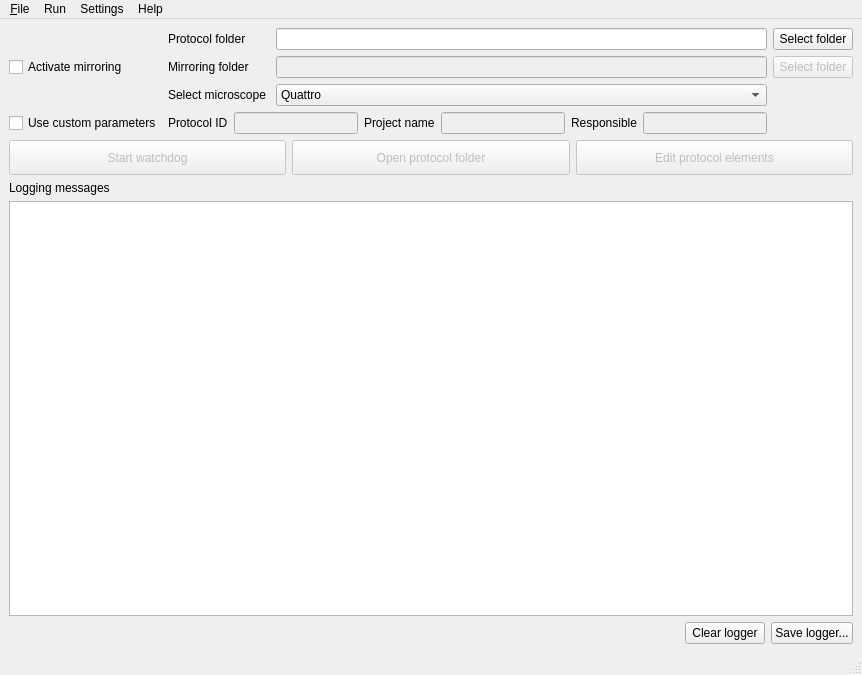
<?xml version="1.0" encoding="UTF-8"?>
<ui version="4.0">
 <author>Antonio Bulgheroni</author>
 <class>MainWindow</class>
 <widget class="QMainWindow" name="MainWindow">
  <property name="geometry">
   <rect>
    <x>0</x>
    <y>0</y>
    <width>862</width>
    <height>675</height>
   </rect>
  </property>
  <property name="windowTitle">
   <string>Autologbook GUI</string>
  </property>
  <property name="windowIcon">
   <iconset resource="resource.qrc">
    <normaloff>:/resources/icons8-logbook-64.png</normaloff>:/resources/icons8-logbook-64.png</iconset>
  </property>
  <widget class="QWidget" name="centralwidget">
   <layout class="QVBoxLayout" name="verticalLayout_4">
    <item>
     <layout class="QVBoxLayout" name="verticalLayout_3">
      <item>
       <layout class="QGridLayout" name="gridLayout">
        <item row="0" column="1">
         <widget class="QLabel" name="label">
          <property name="text">
           <string>Protocol folder</string>
          </property>
          <property name="buddy">
           <cstring>protocol_folder_text</cstring>
          </property>
         </widget>
        </item>
        <item row="0" column="2">
         <widget class="QLineEdit" name="protocol_folder_text">
          <property name="sizePolicy">
           <sizepolicy hsizetype="Expanding" vsizetype="Fixed">
            <horstretch>0</horstretch>
            <verstretch>0</verstretch>
           </sizepolicy>
          </property>
          <property name="minimumSize">
           <size>
            <width>400</width>
            <height>0</height>
           </size>
          </property>
         </widget>
        </item>
        <item row="0" column="3">
         <widget class="QPushButton" name="select_protocol_folder">
          <property name="toolTip">
           <string>&lt;html&gt;&lt;head/&gt;&lt;body&gt;&lt;p&gt;&lt;span style=&quot; font-weight:600;&quot;&gt;Click here to select a folder to be monitored. &lt;/span&gt;&lt;/p&gt;&lt;p&gt;It is recommended to name this folder as ProtocolID-Project-Responsible as, for example, 2204123-RADCAS-Bulgheroni&lt;/p&gt;&lt;/body&gt;&lt;/html&gt;</string>
          </property>
          <property name="text">
           <string>Select folder</string>
          </property>
          <property name="icon">
           <iconset resource="resource.qrc">
            <normaloff>:/resources/icons8-pictures-folder-30.png</normaloff>:/resources/icons8-pictures-folder-30.png</iconset>
          </property>
         </widget>
        </item>
        <item row="1" column="0">
         <widget class="QCheckBox" name="mirror_checkBox">
          <property name="toolTip">
           <string>&lt;html&gt;&lt;head/&gt;&lt;body&gt;&lt;p&gt;Activating the mirroring will start the automatic copy of all files present in the protocol folder to the mirroring folder.&lt;/p&gt;&lt;/body&gt;&lt;/html&gt;</string>
          </property>
          <property name="layoutDirection">
           <enum>Qt::LeftToRight</enum>
          </property>
          <property name="text">
           <string>Activate mirroring</string>
          </property>
         </widget>
        </item>
        <item row="1" column="1">
         <widget class="QLabel" name="label_2">
          <property name="text">
           <string>Mirroring folder</string>
          </property>
          <property name="buddy">
           <cstring>mirroring_folder_text</cstring>
          </property>
         </widget>
        </item>
        <item row="1" column="2">
         <widget class="QLineEdit" name="mirroring_folder_text">
          <property name="enabled">
           <bool>false</bool>
          </property>
          <property name="sizePolicy">
           <sizepolicy hsizetype="Expanding" vsizetype="Fixed">
            <horstretch>0</horstretch>
            <verstretch>0</verstretch>
           </sizepolicy>
          </property>
          <property name="minimumSize">
           <size>
            <width>400</width>
            <height>0</height>
           </size>
          </property>
         </widget>
        </item>
        <item row="1" column="3">
         <widget class="QPushButton" name="select_mirroring_folder">
          <property name="enabled">
           <bool>false</bool>
          </property>
          <property name="toolTip">
           <string>&lt;html&gt;&lt;head/&gt;&lt;body&gt;&lt;p&gt;&lt;span style=&quot; font-weight:600;&quot;&gt;Select a mirroring folder&lt;/span&gt;&lt;/p&gt;&lt;p&gt;&lt;br/&gt;&lt;/p&gt;&lt;p&gt;This folder &lt;span style=&quot; font-weight:600;&quot;&gt;must &lt;/span&gt;have be named as ProtocolID-Project-Responsible and must be on R:\A226\Results. If not, the watchdog won't be able to start.&lt;/p&gt;&lt;/body&gt;&lt;/html&gt;</string>
          </property>
          <property name="text">
           <string>Select folder</string>
          </property>
          <property name="icon">
           <iconset resource="resource.qrc">
            <normaloff>:/resources/icons8-internet-folder-30.png</normaloff>:/resources/icons8-internet-folder-30.png</iconset>
          </property>
         </widget>
        </item>
        <item row="2" column="1">
         <widget class="QLabel" name="label_3">
          <property name="layoutDirection">
           <enum>Qt::LeftToRight</enum>
          </property>
          <property name="text">
           <string>Select microscope </string>
          </property>
          <property name="buddy">
           <cstring>select_microscope_comboBox</cstring>
          </property>
         </widget>
        </item>
        <item row="2" column="2">
         <widget class="QComboBox" name="select_microscope_comboBox">
          <property name="sizePolicy">
           <sizepolicy hsizetype="Expanding" vsizetype="Fixed">
            <horstretch>0</horstretch>
            <verstretch>0</verstretch>
           </sizepolicy>
          </property>
          <property name="minimumSize">
           <size>
            <width>400</width>
            <height>0</height>
           </size>
          </property>
          <property name="toolTip">
           <string>&lt;html&gt;&lt;head/&gt;&lt;body&gt;&lt;p&gt;&lt;span style=&quot; font-weight:600;&quot;&gt;Select the microscope as appropriate.&lt;/span&gt;&lt;/p&gt;&lt;/body&gt;&lt;/html&gt;</string>
          </property>
          <property name="layoutDirection">
           <enum>Qt::LeftToRight</enum>
          </property>
          <item>
           <property name="text">
            <string extracomment="FEI Thermofisher Quattro SEM">Quattro</string>
           </property>
          </item>
          <item>
           <property name="text">
            <string extracomment="FEI Thermofisher Versa 3D FIB">Versa</string>
           </property>
          </item>
          <item>
           <property name="text">
            <string extracomment="Philips XL40">XL40</string>
           </property>
          </item>
          <item>
           <property name="text">
            <string extracomment="Vega">Vega</string>
           </property>
          </item>
         </widget>
        </item>
        <item row="3" column="0">
         <widget class="QCheckBox" name="custom_ownership_checkbox">
          <property name="text">
           <string>Use custom parameters</string>
          </property>
         </widget>
        </item>
        <item row="3" column="1" colspan="2">
         <layout class="QHBoxLayout" name="horizontalLayout_3">
          <item>
           <widget class="QLabel" name="label_5">
            <property name="text">
             <string>Protocol ID</string>
            </property>
            <property name="buddy">
             <cstring>projectID_field</cstring>
            </property>
           </widget>
          </item>
          <item>
           <widget class="QLineEdit" name="projectID_field">
            <property name="enabled">
             <bool>false</bool>
            </property>
           </widget>
          </item>
          <item>
           <widget class="QLabel" name="label_6">
            <property name="text">
             <string>Project name</string>
            </property>
            <property name="buddy">
             <cstring>project_name_field</cstring>
            </property>
           </widget>
          </item>
          <item>
           <widget class="QLineEdit" name="project_name_field">
            <property name="enabled">
             <bool>false</bool>
            </property>
           </widget>
          </item>
          <item>
           <widget class="QLabel" name="label_7">
            <property name="text">
             <string>Responsible</string>
            </property>
            <property name="buddy">
             <cstring>responsible_field</cstring>
            </property>
           </widget>
          </item>
          <item>
           <widget class="QLineEdit" name="responsible_field">
            <property name="enabled">
             <bool>false</bool>
            </property>
           </widget>
          </item>
         </layout>
        </item>
       </layout>
      </item>
      <item>
       <layout class="QVBoxLayout" name="verticalLayout_2">
        <item>
         <layout class="QHBoxLayout" name="horizontalLayout">
          <item>
           <widget class="QPushButton" name="watchdog_pushbutton">
            <property name="enabled">
             <bool>false</bool>
            </property>
            <property name="sizePolicy">
             <sizepolicy hsizetype="Expanding" vsizetype="Fixed">
              <horstretch>0</horstretch>
              <verstretch>0</verstretch>
             </sizepolicy>
            </property>
            <property name="minimumSize">
             <size>
              <width>60</width>
              <height>35</height>
             </size>
            </property>
            <property name="toolTip">
             <string>&lt;html&gt;&lt;head/&gt;&lt;body&gt;&lt;p&gt;&lt;span style=&quot; font-weight:600;&quot;&gt;Start the watchdog&lt;/span&gt;&lt;/p&gt;&lt;p&gt;&lt;br/&gt;&lt;/p&gt;&lt;p&gt;The watchdog will monitor the protocol or the mirroring  folder for interesting new file and add them to eLOG entry automatically.&lt;/p&gt;&lt;p&gt;&lt;br/&gt;&lt;/p&gt;&lt;p&gt;At least one between the protocol and the mirroring folder must be rooted in R:\A226\Results, otherwise the watchdog won't be started.&lt;/p&gt;&lt;/body&gt;&lt;/html&gt;</string>
            </property>
            <property name="text">
             <string>Start watchdog</string>
            </property>
            <property name="icon">
             <iconset resource="resource.qrc">
              <normaloff>:/resources/icons8-start-30.png</normaloff>:/resources/icons8-start-30.png</iconset>
            </property>
            <property name="checkable">
             <bool>true</bool>
            </property>
           </widget>
          </item>
          <item>
           <widget class="QPushButton" name="open_explorer_pushbuttom">
            <property name="enabled">
             <bool>false</bool>
            </property>
            <property name="sizePolicy">
             <sizepolicy hsizetype="Expanding" vsizetype="Fixed">
              <horstretch>0</horstretch>
              <verstretch>0</verstretch>
             </sizepolicy>
            </property>
            <property name="minimumSize">
             <size>
              <width>60</width>
              <height>35</height>
             </size>
            </property>
            <property name="toolTip">
             <string>&lt;html&gt;&lt;head/&gt;&lt;body&gt;&lt;p&gt;&lt;span style=&quot; font-weight:600;&quot;&gt;Open protocol folder&lt;/span&gt;&lt;/p&gt;&lt;p&gt;&lt;br/&gt;&lt;/p&gt;&lt;p&gt;Click this button to open a file explorer pointing to either the protocol folder or the mirroring one if the mirroing option is activated.&lt;/p&gt;&lt;/body&gt;&lt;/html&gt;</string>
            </property>
            <property name="text">
             <string>Open protocol folder</string>
            </property>
            <property name="icon">
             <iconset resource="resource.qrc">
              <normaloff>:/resources/icons8-opened-folder-30.png</normaloff>:/resources/icons8-opened-folder-30.png</iconset>
            </property>
           </widget>
          </item>
          <item>
           <widget class="QPushButton" name="edit_custom_html_file_pushbutton">
            <property name="enabled">
             <bool>false</bool>
            </property>
            <property name="sizePolicy">
             <sizepolicy hsizetype="Expanding" vsizetype="Fixed">
              <horstretch>0</horstretch>
              <verstretch>0</verstretch>
             </sizepolicy>
            </property>
            <property name="minimumSize">
             <size>
              <width>60</width>
              <height>35</height>
             </size>
            </property>
            <property name="toolTip">
             <string extracomment="Open the default text editor to modify the customized HTML file">&lt;html&gt;&lt;head/&gt;&lt;body&gt;&lt;p&gt;Click this button to open the default text editor in order to modify the HTML customization file.&lt;/p&gt;&lt;/body&gt;&lt;/html&gt;</string>
            </property>
            <property name="text">
             <string>Edit protocol elements</string>
            </property>
            <property name="icon">
             <iconset resource="resource.qrc">
              <normaloff>:/resources/icons8-edit-30.png</normaloff>:/resources/icons8-edit-30.png</iconset>
            </property>
           </widget>
          </item>
         </layout>
        </item>
        <item>
         <layout class="QVBoxLayout" name="verticalLayout">
          <item>
           <widget class="QLabel" name="label_4">
            <property name="text">
             <string>Logging messages</string>
            </property>
            <property name="buddy">
             <cstring>log_message_box</cstring>
            </property>
           </widget>
          </item>
          <item>
           <widget class="QPlainTextEdit" name="log_message_box">
            <property name="minimumSize">
             <size>
              <width>500</width>
              <height>400</height>
             </size>
            </property>
            <property name="lineWrapMode">
             <enum>QPlainTextEdit::NoWrap</enum>
            </property>
           </widget>
          </item>
         </layout>
        </item>
        <item>
         <layout class="QHBoxLayout" name="horizontalLayout_2">
          <item>
           <spacer name="horizontalSpacer">
            <property name="orientation">
             <enum>Qt::Horizontal</enum>
            </property>
            <property name="sizeHint" stdset="0">
             <size>
              <width>308</width>
              <height>20</height>
             </size>
            </property>
           </spacer>
          </item>
          <item>
           <widget class="QPushButton" name="clean_logger_pushbutton">
            <property name="text">
             <string>Clear logger</string>
            </property>
           </widget>
          </item>
          <item>
           <widget class="QPushButton" name="save_logger_pushbutton">
            <property name="text">
             <string>Save logger...</string>
            </property>
            <property name="icon">
             <iconset resource="resource.qrc">
              <normaloff>:/resources/icons8-save-30.png</normaloff>:/resources/icons8-save-30.png</iconset>
            </property>
           </widget>
          </item>
         </layout>
        </item>
       </layout>
      </item>
     </layout>
    </item>
   </layout>
  </widget>
  <widget class="QMenuBar" name="menubar">
   <property name="geometry">
    <rect>
     <x>0</x>
     <y>0</y>
     <width>862</width>
     <height>21</height>
    </rect>
   </property>
   <widget class="QMenu" name="menu_File">
    <property name="title">
     <string>&amp;File</string>
    </property>
    <addaction name="action_Load_experiment"/>
    <addaction name="actionSave_experiment"/>
    <addaction name="separator"/>
    <addaction name="actionClear_logger"/>
    <addaction name="actionSave_logger"/>
    <addaction name="separator"/>
    <addaction name="actionClose"/>
   </widget>
   <widget class="QMenu" name="menuRun">
    <property name="title">
     <string>Run</string>
    </property>
    <addaction name="actionSta_rt_watchdog"/>
    <addaction name="actionStop_watchdog"/>
   </widget>
   <widget class="QMenu" name="menuSettings">
    <property name="title">
     <string>Settings</string>
    </property>
    <addaction name="actionEdit_configuration"/>
    <addaction name="actionChange_user_credentials"/>
    <addaction name="separator"/>
    <addaction name="actionSet_engine"/>
    <addaction name="separator"/>
    <addaction name="actionLoad_configuration_file"/>
    <addaction name="actionReset_to_default"/>
    <addaction name="separator"/>
   </widget>
   <widget class="QMenu" name="menuHelp">
    <property name="title">
     <string>Help</string>
    </property>
    <addaction name="actionAbout_Autologbook"/>
   </widget>
   <addaction name="menu_File"/>
   <addaction name="menuRun"/>
   <addaction name="menuSettings"/>
   <addaction name="menuHelp"/>
  </widget>
  <widget class="QStatusBar" name="statusbar"/>
  <action name="action_Load_experiment">
   <property name="text">
    <string>&amp;Load experiment...</string>
   </property>
  </action>
  <action name="actionSave_experiment">
   <property name="enabled">
    <bool>false</bool>
   </property>
   <property name="icon">
    <iconset resource="resource.qrc">
     <normaloff>:/resources/icons8-save-30.png</normaloff>:/resources/icons8-save-30.png</iconset>
   </property>
   <property name="text">
    <string>Save experiment...</string>
   </property>
  </action>
  <action name="actionSta_rt_watchdog">
   <property name="enabled">
    <bool>false</bool>
   </property>
   <property name="icon">
    <iconset resource="resource.qrc">
     <normaloff>:/resources/icons8-start-30.png</normaloff>:/resources/icons8-start-30.png</iconset>
   </property>
   <property name="text">
    <string>Sta&amp;rt watchdog</string>
   </property>
  </action>
  <action name="actionStop_watchdog">
   <property name="enabled">
    <bool>false</bool>
   </property>
   <property name="icon">
    <iconset resource="resource.qrc">
     <normaloff>:/resources/icons8-stop-sign-30.png</normaloff>:/resources/icons8-stop-sign-30.png</iconset>
   </property>
   <property name="text">
    <string>Stop watchdog</string>
   </property>
  </action>
  <action name="actionClose">
   <property name="text">
    <string>&amp;Close</string>
   </property>
  </action>
  <action name="actionClear_logger">
   <property name="text">
    <string>Clea&amp;r logger</string>
   </property>
  </action>
  <action name="actionSave_logger">
   <property name="icon">
    <iconset resource="resource.qrc">
     <normaloff>:/resources/icons8-save-30.png</normaloff>:/resources/icons8-save-30.png</iconset>
   </property>
   <property name="text">
    <string>Save logger...</string>
   </property>
  </action>
  <action name="actionLoad_configuration_file">
   <property name="icon">
    <iconset resource="resource.qrc">
     <normaloff>:/resources/icons8-opened-folder-30.png</normaloff>:/resources/icons8-opened-folder-30.png</iconset>
   </property>
   <property name="text">
    <string>Load configuration file...</string>
   </property>
  </action>
  <action name="actionSave_current_configuration">
   <property name="icon">
    <iconset resource="resource.qrc">
     <normaloff>:/resources/icons8-save-30.png</normaloff>:/resources/icons8-save-30.png</iconset>
   </property>
   <property name="text">
    <string>Save current configuration...</string>
   </property>
  </action>
  <action name="actionReset_to_default">
   <property name="text">
    <string>Reset to default...</string>
   </property>
  </action>
  <action name="actionSet_engine">
   <property name="text">
    <string>Set mirroring engine...</string>
   </property>
  </action>
  <action name="actionAbout_Autologbook">
   <property name="text">
    <string>About Autologbook</string>
   </property>
  </action>
  <action name="actionEdit_configuration">
   <property name="icon">
    <iconset resource="resource.qrc">
     <normaloff>:/resources/icons8-edit-30.png</normaloff>:/resources/icons8-edit-30.png</iconset>
   </property>
   <property name="text">
    <string>Edit configuration...</string>
   </property>
  </action>
  <action name="actionChange_user_credentials">
   <property name="icon">
    <iconset resource="resource.qrc">
     <normaloff>:/resources/icons8-edit-user-30.png</normaloff>:/resources/icons8-edit-user-30.png</iconset>
   </property>
   <property name="text">
    <string>Change user credentials...</string>
   </property>
  </action>
 </widget>
 <tabstops>
  <tabstop>protocol_folder_text</tabstop>
  <tabstop>select_protocol_folder</tabstop>
  <tabstop>mirror_checkBox</tabstop>
  <tabstop>mirroring_folder_text</tabstop>
  <tabstop>select_mirroring_folder</tabstop>
  <tabstop>select_microscope_comboBox</tabstop>
  <tabstop>custom_ownership_checkbox</tabstop>
  <tabstop>projectID_field</tabstop>
  <tabstop>project_name_field</tabstop>
  <tabstop>responsible_field</tabstop>
  <tabstop>watchdog_pushbutton</tabstop>
  <tabstop>open_explorer_pushbuttom</tabstop>
  <tabstop>edit_custom_html_file_pushbutton</tabstop>
  <tabstop>log_message_box</tabstop>
  <tabstop>clean_logger_pushbutton</tabstop>
  <tabstop>save_logger_pushbutton</tabstop>
 </tabstops>
 <resources>
  <include location="resource.qrc"/>
 </resources>
 <connections>
  <connection>
   <sender>mirror_checkBox</sender>
   <signal>toggled(bool)</signal>
   <receiver>mirroring_folder_text</receiver>
   <slot>setEnabled(bool)</slot>
   <hints>
    <hint type="sourcelabel">
     <x>64</x>
     <y>74</y>
    </hint>
    <hint type="destinationlabel">
     <x>403</x>
     <y>73</y>
    </hint>
   </hints>
  </connection>
  <connection>
   <sender>mirror_checkBox</sender>
   <signal>toggled(bool)</signal>
   <receiver>select_mirroring_folder</receiver>
   <slot>setEnabled(bool)</slot>
   <hints>
    <hint type="sourcelabel">
     <x>24</x>
     <y>72</y>
    </hint>
    <hint type="destinationlabel">
     <x>754</x>
     <y>85</y>
    </hint>
   </hints>
  </connection>
  <connection>
   <sender>watchdog_pushbutton</sender>
   <signal>clicked(bool)</signal>
   <receiver>MainWindow</receiver>
   <slot>toggled_watchdog(bool)</slot>
   <hints>
    <hint type="sourcelabel">
     <x>87</x>
     <y>182</y>
    </hint>
    <hint type="destinationlabel">
     <x>280</x>
     <y>512</y>
    </hint>
   </hints>
  </connection>
  <connection>
   <sender>open_explorer_pushbuttom</sender>
   <signal>clicked()</signal>
   <receiver>MainWindow</receiver>
   <slot>open_browser()</slot>
   <hints>
    <hint type="sourcelabel">
     <x>504</x>
     <y>182</y>
    </hint>
    <hint type="destinationlabel">
     <x>314</x>
     <y>462</y>
    </hint>
   </hints>
  </connection>
  <connection>
   <sender>edit_custom_html_file_pushbutton</sender>
   <signal>clicked()</signal>
   <receiver>MainWindow</receiver>
   <slot>open_yaml_editor()</slot>
   <hints>
    <hint type="sourcelabel">
     <x>520</x>
     <y>150</y>
    </hint>
    <hint type="destinationlabel">
     <x>327</x>
     <y>431</y>
    </hint>
   </hints>
  </connection>
  <connection>
   <sender>select_protocol_folder</sender>
   <signal>clicked()</signal>
   <receiver>MainWindow</receiver>
   <slot>open_protocol_folder()</slot>
   <hints>
    <hint type="sourcelabel">
     <x>712</x>
     <y>55</y>
    </hint>
    <hint type="destinationlabel">
     <x>695</x>
     <y>177</y>
    </hint>
   </hints>
  </connection>
  <connection>
   <sender>select_mirroring_folder</sender>
   <signal>clicked()</signal>
   <receiver>MainWindow</receiver>
   <slot>open_mirroring_folder()</slot>
   <hints>
    <hint type="sourcelabel">
     <x>677</x>
     <y>84</y>
    </hint>
    <hint type="destinationlabel">
     <x>689</x>
     <y>97</y>
    </hint>
   </hints>
  </connection>
  <connection>
   <sender>watchdog_pushbutton</sender>
   <signal>toggled(bool)</signal>
   <receiver>open_explorer_pushbuttom</receiver>
   <slot>setEnabled(bool)</slot>
   <hints>
    <hint type="sourcelabel">
     <x>211</x>
     <y>148</y>
    </hint>
    <hint type="destinationlabel">
     <x>504</x>
     <y>182</y>
    </hint>
   </hints>
  </connection>
  <connection>
   <sender>select_microscope_comboBox</sender>
   <signal>currentIndexChanged(QString)</signal>
   <receiver>MainWindow</receiver>
   <slot>changed_microscope()</slot>
   <hints>
    <hint type="sourcelabel">
     <x>324</x>
     <y>110</y>
    </hint>
    <hint type="destinationlabel">
     <x>41</x>
     <y>101</y>
    </hint>
   </hints>
  </connection>
  <connection>
   <sender>mirror_checkBox</sender>
   <signal>toggled(bool)</signal>
   <receiver>MainWindow</receiver>
   <slot>toggled_mirroring(bool)</slot>
   <hints>
    <hint type="sourcelabel">
     <x>26</x>
     <y>73</y>
    </hint>
    <hint type="destinationlabel">
     <x>6</x>
     <y>35</y>
    </hint>
   </hints>
  </connection>
  <connection>
   <sender>protocol_folder_text</sender>
   <signal>editingFinished()</signal>
   <receiver>MainWindow</receiver>
   <slot>validate_inputs()</slot>
   <hints>
    <hint type="sourcelabel">
     <x>256</x>
     <y>47</y>
    </hint>
    <hint type="destinationlabel">
     <x>93</x>
     <y>32</y>
    </hint>
   </hints>
  </connection>
  <connection>
   <sender>mirroring_folder_text</sender>
   <signal>editingFinished()</signal>
   <receiver>MainWindow</receiver>
   <slot>validate_inputs()</slot>
   <hints>
    <hint type="sourcelabel">
     <x>405</x>
     <y>80</y>
    </hint>
    <hint type="destinationlabel">
     <x>121</x>
     <y>45</y>
    </hint>
   </hints>
  </connection>
  <connection>
   <sender>clean_logger_pushbutton</sender>
   <signal>clicked()</signal>
   <receiver>MainWindow</receiver>
   <slot>clear_logger()</slot>
   <hints>
    <hint type="sourcelabel">
     <x>651</x>
     <y>640</y>
    </hint>
    <hint type="destinationlabel">
     <x>47</x>
     <y>542</y>
    </hint>
   </hints>
  </connection>
  <connection>
   <sender>save_logger_pushbutton</sender>
   <signal>clicked()</signal>
   <receiver>MainWindow</receiver>
   <slot>save_logger()</slot>
   <hints>
    <hint type="sourcelabel">
     <x>754</x>
     <y>641</y>
    </hint>
    <hint type="destinationlabel">
     <x>115</x>
     <y>560</y>
    </hint>
   </hints>
  </connection>
  <connection>
   <sender>custom_ownership_checkbox</sender>
   <signal>toggled(bool)</signal>
   <receiver>projectID_field</receiver>
   <slot>setEnabled(bool)</slot>
   <hints>
    <hint type="sourcelabel">
     <x>44</x>
     <y>132</y>
    </hint>
    <hint type="destinationlabel">
     <x>235</x>
     <y>134</y>
    </hint>
   </hints>
  </connection>
  <connection>
   <sender>custom_ownership_checkbox</sender>
   <signal>toggled(bool)</signal>
   <receiver>project_name_field</receiver>
   <slot>setEnabled(bool)</slot>
   <hints>
    <hint type="sourcelabel">
     <x>15</x>
     <y>131</y>
    </hint>
    <hint type="destinationlabel">
     <x>450</x>
     <y>134</y>
    </hint>
   </hints>
  </connection>
  <connection>
   <sender>custom_ownership_checkbox</sender>
   <signal>toggled(bool)</signal>
   <receiver>responsible_field</receiver>
   <slot>setEnabled(bool)</slot>
   <hints>
    <hint type="sourcelabel">
     <x>64</x>
     <y>128</y>
    </hint>
    <hint type="destinationlabel">
     <x>640</x>
     <y>132</y>
    </hint>
   </hints>
  </connection>
  <connection>
   <sender>custom_ownership_checkbox</sender>
   <signal>toggled(bool)</signal>
   <receiver>MainWindow</receiver>
   <slot>toggled_custom_ownership(bool)</slot>
   <hints>
    <hint type="sourcelabel">
     <x>15</x>
     <y>128</y>
    </hint>
    <hint type="destinationlabel">
     <x>5</x>
     <y>150</y>
    </hint>
   </hints>
  </connection>
  <connection>
   <sender>projectID_field</sender>
   <signal>editingFinished()</signal>
   <receiver>MainWindow</receiver>
   <slot>validate_inputs()</slot>
   <hints>
    <hint type="sourcelabel">
     <x>336</x>
     <y>127</y>
    </hint>
    <hint type="destinationlabel">
     <x>336</x>
     <y>639</y>
    </hint>
   </hints>
  </connection>
  <connection>
   <sender>project_name_field</sender>
   <signal>editingFinished()</signal>
   <receiver>MainWindow</receiver>
   <slot>validate_inputs()</slot>
   <hints>
    <hint type="sourcelabel">
     <x>531</x>
     <y>130</y>
    </hint>
    <hint type="destinationlabel">
     <x>377</x>
     <y>641</y>
    </hint>
   </hints>
  </connection>
  <connection>
   <sender>responsible_field</sender>
   <signal>editingFinished()</signal>
   <receiver>MainWindow</receiver>
   <slot>validate_inputs()</slot>
   <hints>
    <hint type="sourcelabel">
     <x>742</x>
     <y>136</y>
    </hint>
    <hint type="destinationlabel">
     <x>549</x>
     <y>642</y>
    </hint>
   </hints>
  </connection>
 </connections>
 <slots>
  <slot>toggled_watchdog(bool)</slot>
  <slot>open_browser()</slot>
  <slot>open_yaml_editor()</slot>
  <slot>open_protocol_folder()</slot>
  <slot>open_mirroring_folder()</slot>
  <slot>changed_microscope()</slot>
  <slot>toggled_mirroring(bool)</slot>
  <slot>protocol_folder_text_changed()</slot>
  <slot>mirroring_folder_text_changed()</slot>
  <slot>validate_inputs()</slot>
  <slot>clear_logger()</slot>
  <slot>save_logger()</slot>
  <slot>toggled_custom_ownership(bool)</slot>
 </slots>
</ui>
